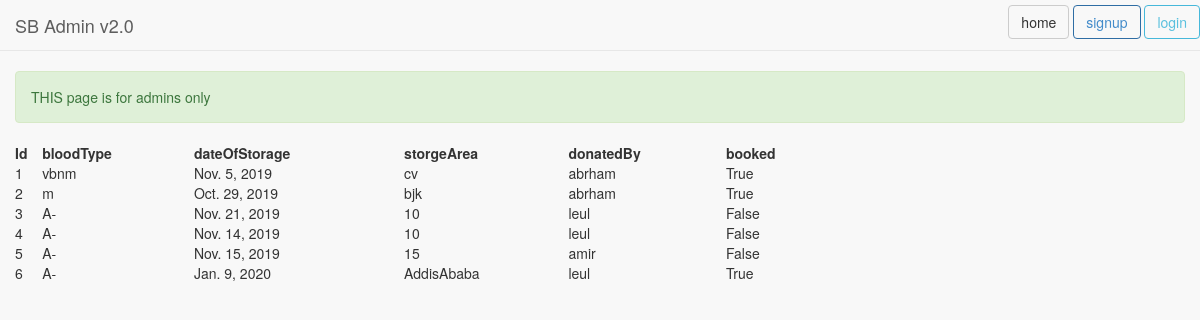
Screenshot of /List with the database file from the repository.
### two/models.py (models this page shows)
class Storage(models.Model):
    bloodType        =models.CharField(max_length=120)
    storgeArea        =models.CharField(max_length=120,blank=False,null=False)
    dateOfStorage    =models.DateField()#pub_date=date.today()
    donatedBy        =models.ForeignKey(User, on_delete=models.CASCADE,related_name='donator')
    booked            =models.BooleanField(default=False,null=True,blank=True)

### two/views.py (the view)
# urls.py: path('List',List,name='list'),
def List(request):
    user=Storage.objects.all()
    context={'users':user}
    return render(request,'list_all.html',context)

### two/templates/list_all.html (shortened to what this page needs)
{% extends 'base.html'%}
{% block content %}
	<div class='container'>
		<div class="row">
                       <div class="alert alert-success">
                                                 THIS page is for admins only
                                            </div>
                       <table style="width:70%">
		  <tr>
		    <th>Id</th>
		    <th>bloodType</th>
		    <th>dateOfStorage</th>
		    <th>storgeArea</th>
		    <th>donatedBy</th>
		    <th>booked</th>
		  </tr>
		  {% for object in users %}
		  <tr>
		    <td>{{ forloop.counter}}</td>
		    <td>{{ object.bloodType}}</td>
		    <td>{{ object.dateOfStorage}}</td>
		    <td>{{ object.storgeArea}}</td>
		    <td>{{ object.donatedBy}}</td>
		    <td>{{ object.booked}}</td>
		  </tr>
		  {% endfor%}
		</table>
                    </div>
                </div>
{% endblock %}

### one/templates/base.html (shortened to what this page needs)
<!doctype html>
<html>
<head>
    {% load staticfiles %}
    <link href="{% static 'vendor/bootstrap/css/bootstrap.min.css'%}" rel="stylesheet">
    <link href="{% static 'vendor/metisMenu/metisMenu.min.css'%}" rel="stylesheet">
    <link href="{% static 'dist/css/sb-admin-2.css'%}" rel="stylesheet">
    <link href="{% static 'vendor/morrisjs/morris.css'%}" rel="stylesheet">
    <link href="{% static 'vendor/font-awesome/css/font-awesome.min.css'%}" rel="stylesheet" type="text/css">
</head>
	<body>
		<nav class="navbar navbar-default navbar-static-top" role="navigation" style="margin-bottom: px">
            <div class="navbar-header">
                <a class="navbar-brand" href="index.html">SB Admin v2.0</a>
            </div>
            <ul class="nav navbar-top-links navbar-right" style="margin-top: 5px">
                            {% if user.is_authenticated%}
                            <a href='{% url "home"%}' class="btn btn-outline btn-default">home</a>
                            <a href='{% url "password_change"%}' class="btn btn-outline btn-primary">change_password</a>
                            <a href='{% url "logout"%}' class="btn btn-outline btn-info">Log out</a>
                            {% else%}
                            <a href='{% url "home"%}' class="btn btn-outline btn-default">home</a>
                            <a href='{% url "signup"%}' class="btn btn-outline btn-primary">signup</a>
                            <a href='{% url "login"%}' class="btn btn-outline btn-info">login</a>
                            {% endif%}
            </ul>
        </nav>
{% block content %}
{% endblock%}
	</body>
</html>

### rows the page displays
Storage: bloodType "vbnm", dateOfStorage "Nov. 5, 2019", storgeArea "cv", donatedBy "abrham", booked "True"
Storage: bloodType "m", dateOfStorage "Oct. 29, 2019", storgeArea "bjk", donatedBy "abrham", booked "True"
Storage: bloodType "A-", dateOfStorage "Nov. 21, 2019", storgeArea "10", donatedBy "leul", booked "False"
Storage: bloodType "A-", dateOfStorage "Nov. 14, 2019", storgeArea "10", donatedBy "leul", booked "False"
Storage: bloodType "A-", dateOfStorage "Nov. 15, 2019", storgeArea "15", donatedBy "amir", booked "False"
Storage: bloodType "A-", dateOfStorage "Jan. 9, 2020", storgeArea "AddisAbaba", donatedBy "leul", booked "True"
